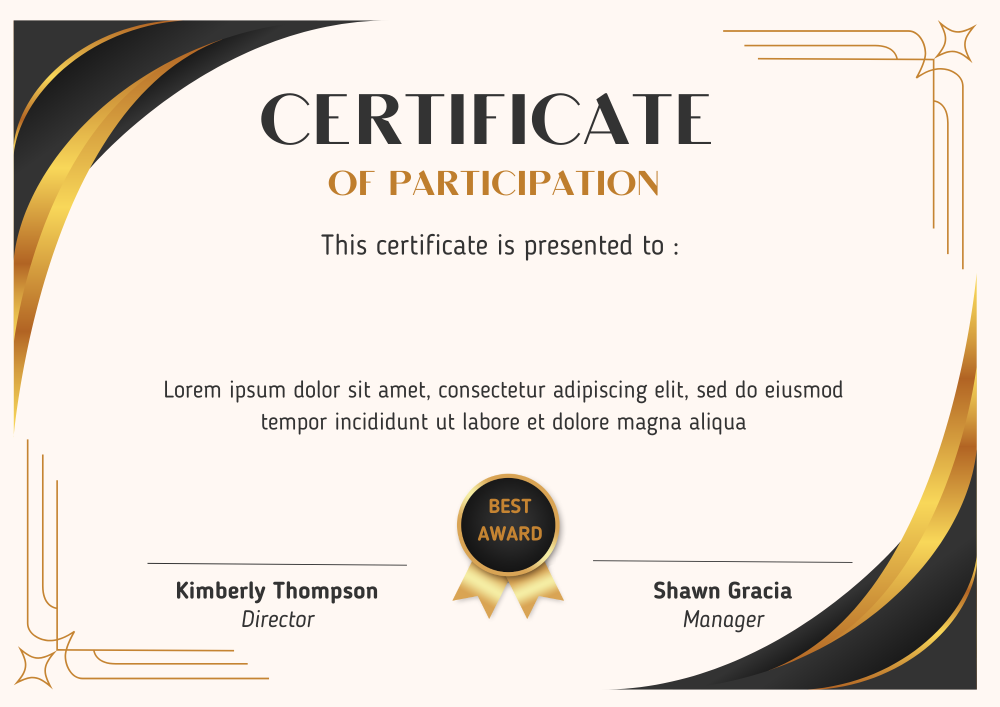
#> input picture image.png, 2000 x 1414 px (shown at 1/2 size)
$ python script.py
#> lines starting #> are read from the running program, lines starting #| are printed output that depends on the picture
#> the answer given: image.png
import os
from PIL import Image, ImageDraw, ImageFont

def generate_certificate(name):
    # Load the certificate template
#> called with name = 'image.png'
    template_path = "image.png"  # Your provided certificate
    output_folder = "certificates/"
    certificate = Image.open(template_path)
#> certificate is the input picture: PIL image 2000x1414 RGBA; mean R, G, B, A 232, 223.5, 214.9, 255

    # Ensure the output folder exists
    if not os.path.exists(output_folder):
        os.makedirs(output_folder)

    # Define font settings (use your preferred .ttf file)
    font_path = "arialbd.ttf"  # Replace with bold Arial font path or any desired .ttf file
    font_size = 63  # Adjusted for visibility
    font = ImageFont.truetype(font_path, size=font_size)

    # Initialize ImageDraw
    draw = ImageDraw.Draw(certificate)

    # Get text size to center it
    text = name.strip()
    bbox = draw.textbbox((0, 0), text, font=font)
#> bbox = (0, 11, 336, 72)
    text_width = bbox[2] - bbox[0]
#> text_width = 336
    text_height = bbox[3] - bbox[1]
#> text_height = 61

    # Calculate position (centered below "This certificate is presented to:")
    x = (certificate.width - text_width) // 2  # Center horizontally
#> x = 832
    y = 580  # Adjust this Y-coordinate based on the position on your template

    # Add the user's name to the certificate
    draw.text((x, y), text, fill="black", font=font)
    # draw.rectangle([(x - 10, y - 10), (x + text_width + 10, y + text_height)], fill="black")

    # Save the generated certificate
    output_path = os.path.join(output_folder, f"{name.replace(' ', '_')}.png")
    certificate.save(output_path)
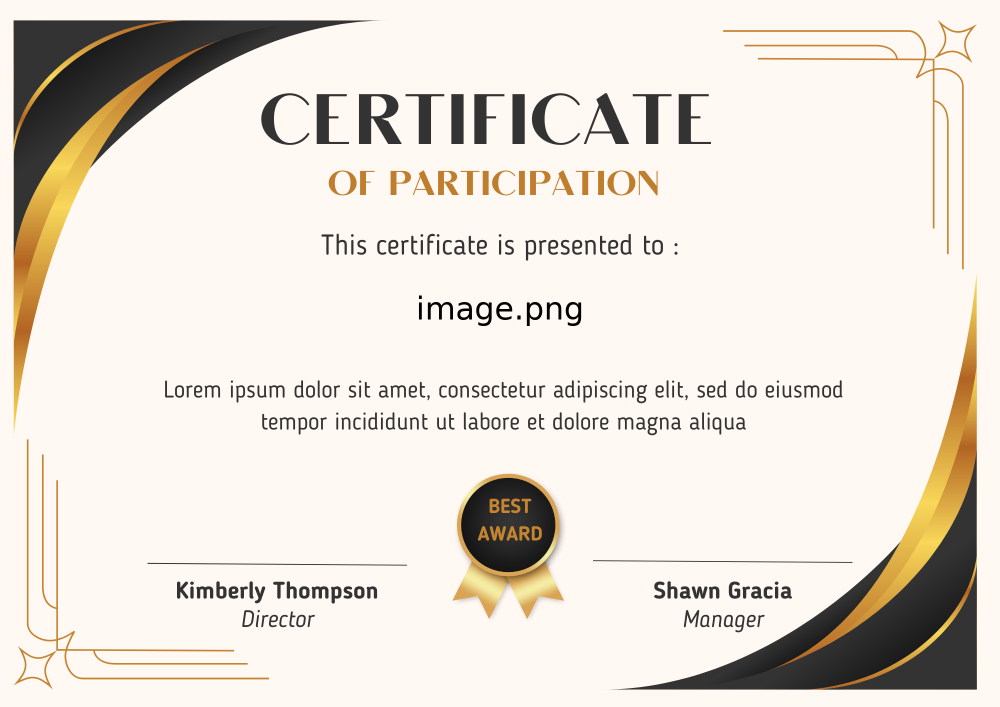
#> saved as image.png.png: PIL image 2000x1414 RGBA (shown at 1/2 size); mean R, G, B, A 231.6, 223.1, 214.5, 255
    print(f"Certificate saved for {name} at {output_path}")

# Example usage
user_name = input("Enter the user's name: ")
generate_certificate(user_name)
